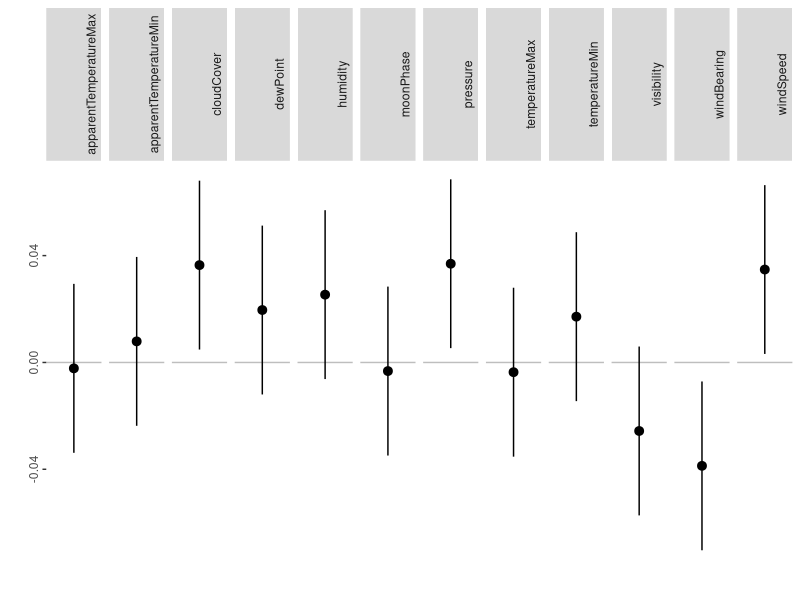

This chart was generated by the following R code: (Note: this script raises an error after producing the figure.)
### does the weather differ on accident days vs non accident days?
library(dplyr)
library(tidyr)
library(ggplot2)
d <- read.csv("data/sample_weather_control.csv")

isNum <- function(dd) {
  n <- ncol(dd)
  num_ind <- logical(n)
  for(i in 1:n) {
    num_ind[i] <- is.numeric(dd[,i])
  }
  return(num_ind)
}

se <- function(x) sd(x) / sqrt(length(x))

wthr <- d %>% 
  select(which(isNum(d))) %>%
  select(Date, no_accident_dates, Accident_Severity, matches("WTR")) %>%
  gather(weather_var, value, -c(1:3)) %>%
  separate(weather_var, c("type", "variable"), "_", extra = "merge") %>%
  mutate(variable = sub("WTR_", "", variable)) %>%
  spread(type, value) %>%
  mutate(weather_difference = CONTROL - WTR)

theme_stripped <- theme(
  panel.background = element_blank()
)

summaries <- wthr %>%
  group_by(variable) %>%
  mutate(scaled_weather_diff = scale(weather_difference, F, T)) %>%
  summarise_each(funs(mean, se), scaled_weather_diff)

pdf("plots/weather_difference.pdf", 5, 5)
ggplot(summaries, aes(x = 1, y = mean)) +
  geom_hline(aes(yintercept = 0), col = "grey") +
  geom_pointrange(aes(ymin = mean - se, ymax = mean + se)) +
  facet_wrap(~variable, nrow = 1) + 
  xlab("") + ylab("") +
  theme_stripped +
  theme(axis.ticks.x = element_blank(),
        axis.text.x = element_blank(),
        axis.text.y = element_text(angle = 90, hjust = 0.5), 
        strip.text = element_text(angle = 90, vjust = 0))
dev.off()

severity_summaries <- wthr %>%
  group_by(variable, Accident_Severity) %>%
  summarise_each(funs(mean, se), weather_difference)

ggplot(summaries, aes(x = Accident_Severity, y = mean)) +
  geom_line() +
  geom_pointrange(aes(ymin = mean - se, ymax = mean + se)) +
  facet_wrap(~ variable, scales = "free") +
  theme_stripped

